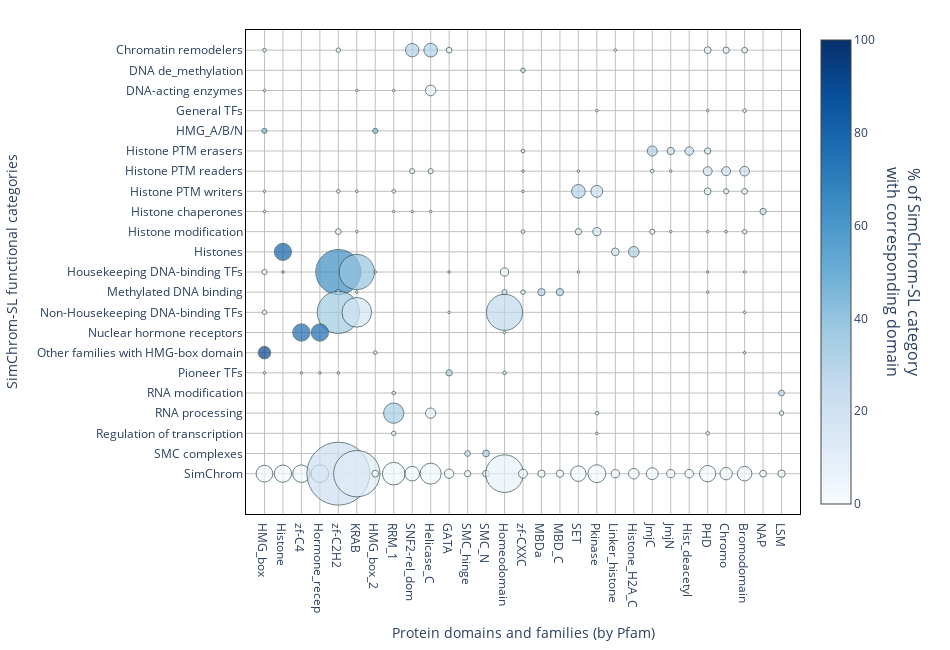

The notebook cell saved with this chart:
### Code cell
import plotly.graph_objects as go

n_rows, n_cols = df_size.shape
n_rows, n_cols = df_size.shape
x = np.arange(n_cols)
y = np.arange(n_rows)

x, y = np.meshgrid(x, y)

x = x.flatten()
y = y.flatten()


sizes = df_size.values.flatten()
colors = df_color.values.flatten()
mask = sizes != 0

fig = go.Figure(
    data=[
        go.Scatter(
            x=x[mask],
            y=y[mask],
            text=[
                f"{percent:.1f}%, {num:n} proteins"
                for num, percent in zip(sizes[mask], colors[mask])
            ],
            mode="markers",
            marker=dict(
                color=colors[mask],
                size=sizes[mask],
                showscale=True,
                opacity=0.7,
                colorscale="blues",
                cmax=100,
                cmin=0
                # colorscale=[(0, "white"),(100, "blue")]
                # size_max=30
            ),
            # ,width=500, height=600,size_max=30
        )
    ]
)

fig.update_layout(
    autosize=False,
    width=950,
    height=650,
    xaxis=dict(
        title="Protein domains and families (by Pfam)",
        tickmode="array",
        tickvals=np.arange(n_cols),
        ticktext=df_size.columns,
        gridcolor="silver",
        range=[-1, 29],
        # griddash="dot",
        zeroline=False,
        linewidth=1,
        linecolor="black",
        showline=True,
        mirror=True,
    ),
    yaxis=dict(
        # scaleanchor="x",
        # scaleratio=1,
        title="SimChrom-SL functional categories",
        tickmode="array",
        tickvals=np.arange(n_rows),
        ticktext=df_size.index,
        gridcolor="silver",
        range=[23, -1],
        zerolinecolor="black",
        zeroline=False,
        # griddash="dot",
        linewidth=1,
        linecolor="black",
        showline=True,
        mirror=True,
    ),
    coloraxis_colorbar={"title": ""},
    margin=dict(r=150,t=30),
    plot_bgcolor="white",
    dragmode=False,
    annotations=[
        dict(
            text="% of SimChrom-SL category<br>with corresponding domain",
            font_size=16,
            # font_family='arial',
            # font_color='red',
            textangle=90,
            showarrow=False,
            # ^^ appearance
            xref="paper",
            yref="paper",
            x=1.23,
            y=0.5,
            # ^^ position
        )
    ],
)

fig.update_traces(
    mode="markers",
    marker=dict(sizemode="area", sizeref=0.3, line_width=1, line_color="DarkSlateGrey"),
)

js_snippet = '''
var plot = $('#SHvsPfam_plot');
plot.on('plotly_click', function(data){
    var pts = '';
    var point = data.points[0];
    console.log(plot.layout.xaxis.ticktext[point.x]);
    console.log(plot.layout.yaxis.ticktext[point.y]);
});
'''
config = {
    'scrollZoom': False,  # Disable scroll to zoom
    'modeBarButtonsToRemove': ['zoom2d'],
    'displayModeBar': False,  # Hide the mode bar (toolbar)
    'doubleClick': False,  # Disable double click to reset zoom
    'editable': False,  # Disable edits like moving title and axes
    'staticPlot': False  # Disable all interactivity (makes the plot static)
}

fig.write_html("SHvsPfam_plot.html", full_html=False,div_id='SHvsPfam_plot',include_plotlyjs='js/plotly-2.35.2.min.js',config=config)
fig.show()

### Figure 1 — Plotly figure (JSON) as saved in the notebook; plotly's stock layout.template omitted (floating-point values rounded to 4 significant figures; data arrays with more than 128 entries replaced by an {"elided": "..."} marker saying what was removed)
{"data": [{"marker": {"cmax": 100, "cmin": 0, "color": {"elided": "136 float values"}, "colorscale": [[0, "rgb(247,251,255)"], [0.125, "rgb(222,235,247)"], [0.25, "rgb(198,219,239)"], [0.375, "rgb(158,202,225)"], [0.5, "rgb(107,174,214)"], [0.625, "rgb(66,146,198)"], [0.75, "rgb(33,113,181)"], [0.875, "rgb(8,81,156)"], [1, "rgb(8,48,107)"]], "line": {"color": "DarkSlateGrey", "width": 1}, "opacity": 0.7, "showscale": true, "size": {"elided": "136 int values"}, "sizemode": "area", "sizeref": 0.3}, "mode": "markers", "text": {"elided": "136 str values"}, "type": "scatter", "x": {"elided": "136 int values"}, "y": {"elided": "136 int values"}}], "layout": {"annotations": [{"font": {"size": 16}, "showarrow": false, "text": "% of SimChrom-SL category<br>with corresponding domain", "textangle": 90, "x": 1.23, "xref": "paper", "y": 0.5, "yref": "paper"}], "autosize": false, "coloraxis": {"colorbar": {"title": {"text": ""}}}, "dragmode": false, "height": 650, "margin": {"r": 150, "t": 30}, "plot_bgcolor": "white", "width": 950, "xaxis": {"gridcolor": "silver", "linecolor": "black", "linewidth": 1, "mirror": true, "range": [-1, 29], "showline": true, "tickmode": "array", "ticktext": ["HMG_box", "Histone", "zf-C4", "Hormone_recep", "zf-C2H2", "KRAB", "HMG_box_2", "RRM_1", "SNF2-rel_dom", "Helicase_C", "GATA", "SMC_hinge", "SMC_N", "Homeodomain", "zf-CXXC", "MBDa", "MBD_C", "SET", "Pkinase", "Linker_histone", "Histone_H2A_C", "JmjC", "JmjN", "Hist_deacetyl", "PHD", "Chromo", "Bromodomain", "NAP", "LSM"], "tickvals": [0, 1, 2, 3, 4, 5, 6, 7, 8, 9, 10, 11, 12, 13, 14, 15, 16, 17, 18, 19, 20, 21, 22, 23, 24, 25, 26, 27, 28], "title": {"text": "Protein domains and families (by Pfam)"}, "type": "linear", "zeroline": false}, "yaxis": {"gridcolor": "silver", "linecolor": "black", "linewidth": 1, "mirror": true, "range": [23, -1], "showline": true, "tickmode": "array", "ticktext": ["Chromatin remodelers", "DNA de_methylation", "DNA-acting enzymes", "General TFs", "HMG_A/B/N", "Histone PTM erasers", "Histone PTM readers", "Histone PTM writers", "Histone chaperones", "Histone modification", "Histones", "Housekeeping DNA-binding TFs", "Methylated DNA binding", "Non-Housekeeping DNA-binding TFs", "Nuclear hormone receptors", "Other families with HMG-box domain", "Pioneer TFs", "RNA modification", "RNA processing", "Regulation of transcription", "SMC complexes", "SimChrom"], "tickvals": [0, 1, 2, 3, 4, 5, 6, 7, 8, 9, 10, 11, 12, 13, 14, 15, 16, 17, 18, 19, 20, 21], "title": {"text": "SimChrom-SL functional categories"}, "type": "linear", "zeroline": false, "zerolinecolor": "black"}}}
